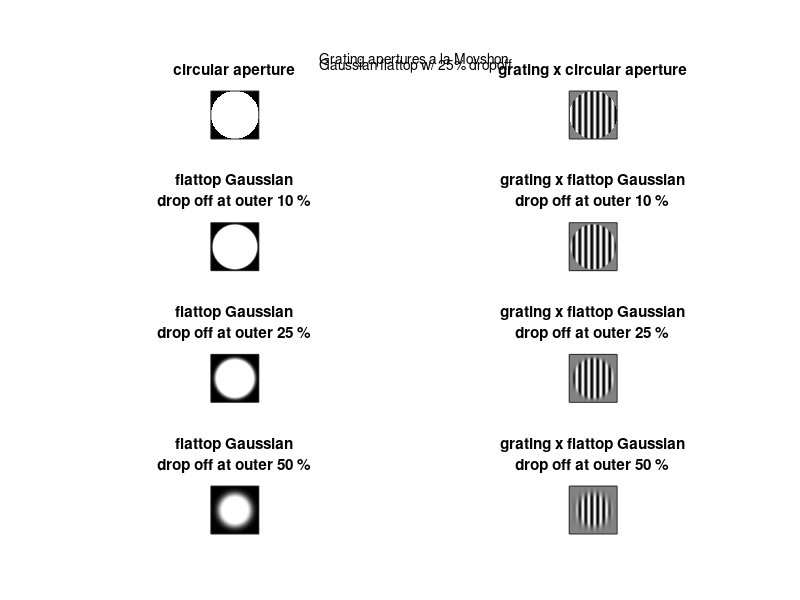

This figure's MATLAB source:
%% Yasmine El-Shamayleh (6/2014)
% Vingetted grating
% Flattop 8 Gaussian profile

%% BASIC WINDOWED GRATING


clear all; close all;

fig1 =figure('position',[1400 1600 800 1300]);
annotation('textbox',[.4 .89 .2 .1],'string',['Grating apertures a la Movshon'],'HorizontalAlignment','Center','FitBoxToText','on','EdgeColor','none')
annotation('textbox',[.4 .88 .2 .1],'string',['Gaussian flattop w/ 25% dropoff'],'HorizontalAlignment','Center','FitBoxToText','on','EdgeColor','none')


freq = 8;
theta = -180:1:180;
sine1D = sind(freq*theta);
sine2D = ones(size(sine1D))'*sine1D;


npix = size(sine2D,1);                                          %number of pixels of image
R = 1;                                                          %radius of stimulus
[x,y] = meshgrid(linspace(-1,1,npix),linspace(-1,1,npix));
[~,r] = cart2pol(x,y);
cAp = zeros(npix,npix);                                         %circular aperture
cAp(r<=(R * 1)) = 1;

subplot(4,2,1)
imagesc(cAp); axis xy; axis square; colormap(gray);
set(gca,'xtick',[],'ytick',[],'tickDir','out','xlim',[0 360],'ylim',[0 360]); axis square;
title(sprintf('circular aperture'));

subplot(4,2,2);
gratC = sine2D.*cAp;
imagesc(gratC); axis xy; axis square;
set(gca,'xtick',[],'ytick',[],'tickDir','out','xlim',[0 360],'ylim',[0 360]); axis square;
title(sprintf('grating x circular aperture'));


%% FLATTOP

% Romesh Kumbhani 6/2014
% generic flattop, where img is your 2D image, and amount is
% the type of flattop. e.g. flattop(mypic,8) is a flattop 8 version.
% flattop(mypic,4) is a flattop4... etc..

img = gratC;         %circular grating
a = [20 8 4];       %amount of windowing

for i = 1:length(a)
    
    amount = a(i);
    
    thetype = class(img);
    img = double(img);
    [npixX,npixY] = size(img);
    [x,y] = meshgrid(linspace(-1,1,npixX),linspace(-1,1,npixY));
    [~,r] = cart2pol(x,y);
    gAp = exp(-0.5*((r-(1-(2/amount)))/(1/(3*(amount/2)))).^2);
    gAp(r<=(1-(2/amount))) = 1;
    gratG = eval(sprintf('%s(img.*gAp)',thetype));
    
    subplot(4,2,(2*i)-1+2)
    imagesc(gAp); axis square;
    set(gca,'xtick',[],'ytick',[],'tickDir','out','xlim',[0 360],'ylim',[0 360]); axis square;
    text =[];
    text{1} = (sprintf('flattop Gaussian'));
    text{2} = (sprintf('drop off at outer %.0f %%', 100*(2/amount)));
    title(text);

    subplot(4,2,(2*i)-1+3)
    imagesc(gratG); axis square;
    set(gca,'xtick',[],'ytick',[],'tickDir','out','xlim',[0 360],'ylim',[0 360]); axis square;
    text=[];
    text{1} = (sprintf('grating x flattop Gaussian'));
    text{2} = (sprintf('drop off at outer %.0f %%', 100*(2/amount)));
    title(text)
    
end
